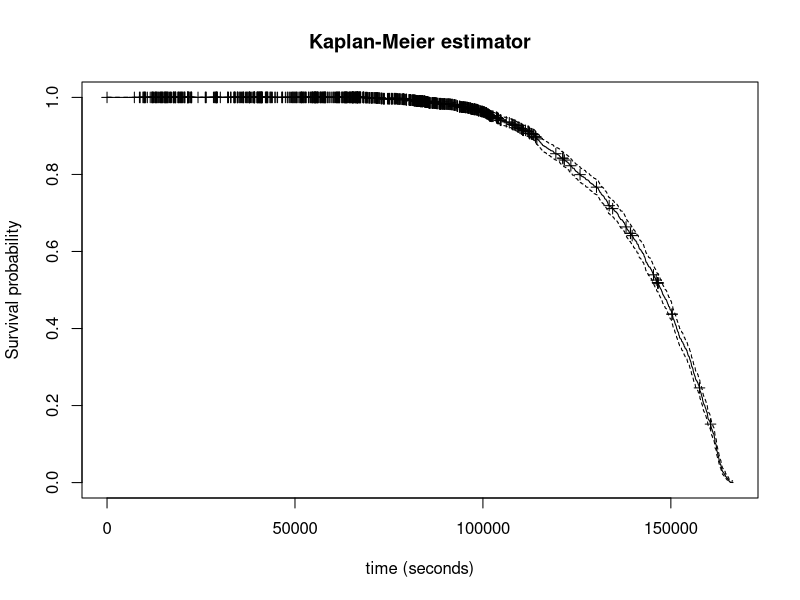
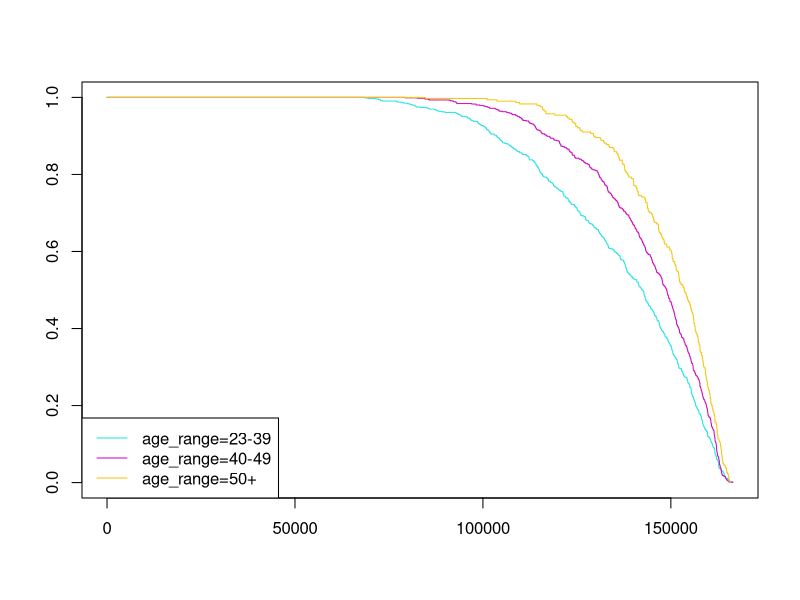
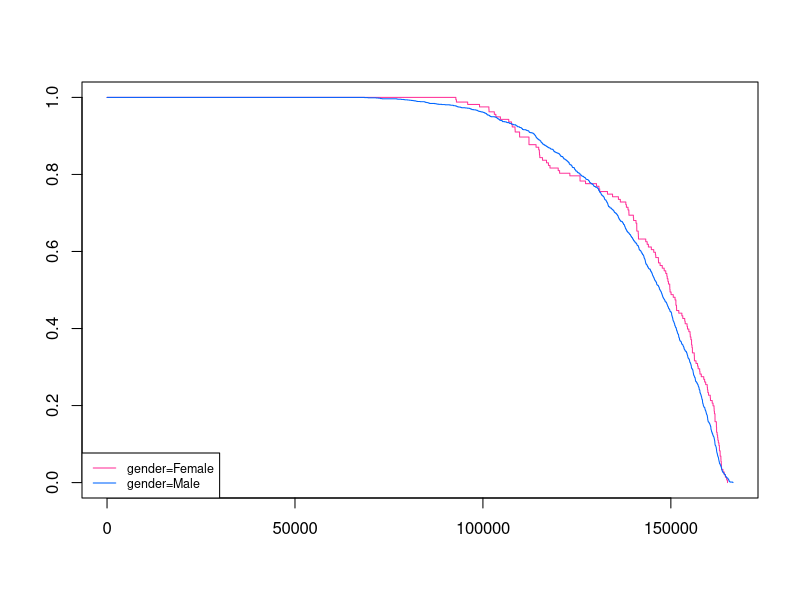
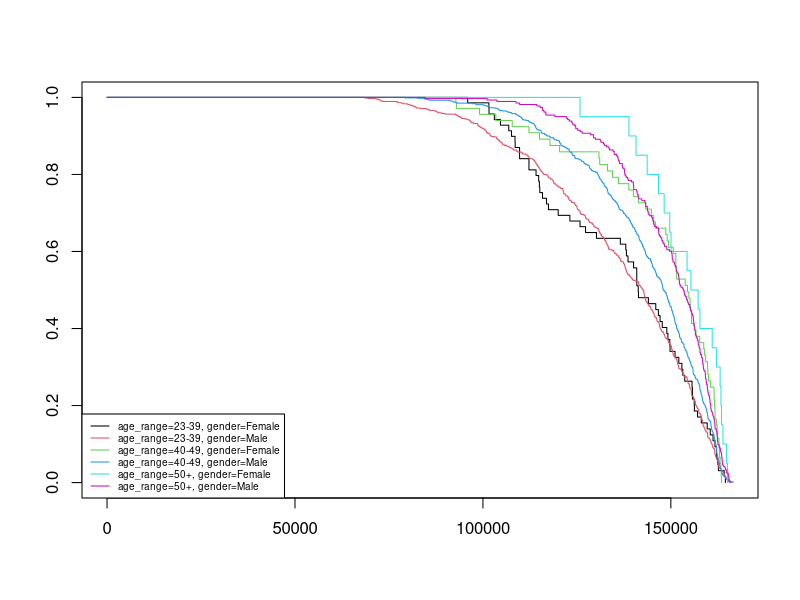

Write the R code that produced these figures, in order.
## ---- chunk 1
knitr::opts_chunk$set(echo = TRUE)
## ---- chunk 2
library(tidyverse)
library(dplyr)
library(survival)
library(lubridate)
## ---- chunk 3
setwd ('C:/Users/romai/Documents/DSTI/21-Survival Analysis/UTMB')
data_utmb17 <- read_csv("utmb_2017.csv", col_names = TRUE)
head(data_utmb17)
## ---- chunk 4
problems(data_utmb17)
## ---- chunk 5
colnames(data_utmb17)
## ---- chunk 6
str(data_utmb17)
## ---- chunk 7
data_utmb17 <- data_utmb17[,-1] 
## ---- chunk 8

data_utmb17 <-data_utmb17 |>
  mutate(gender = case_when(
    endsWith(category, " H") ~ "Male",
    endsWith(category, " F") ~ "Female"),
    age = substring(data_utmb17$category, first=1, last=2),
    status = case_when(time != 'NA' ~ 1, TRUE ~ 0),
    .after ="category")
## ---- chunk 9
data_utmb17$highesttime <- apply(data_utmb17[11:35], 1, function(x) max(x, na.rm = TRUE))
data_utmb17<-data_utmb17|>
  mutate(highesttime = replace_na(highesttime, '00:00:00'))
## ---- chunk 10
str(data_utmb17$highesttime)
## ---- chunk 11
data_utmb17$timetoevent<- lubridate::hms(data_utmb17$highesttime)
data_utmb17$timetoevent<- period_to_seconds(data_utmb17$timetoevent)
## ---- chunk 12
data_utmb17<- data_utmb17[,-11:-34]
colnames(data_utmb17)
## ---- chunk 13
data_utmb17<-  data_utmb17[,-c(2,3,4,8,9,10)]
## ---- chunk 14
age_range <- tibble('age' =
                      c("V1", "V2","V3", "V4", "SE"),
                    'age_range' = c("40-49", "50-59", "60-69", "70+", "23-39")
                    )
data_utmb17 <- data_utmb17 |> inner_join(age_range,by = "age")

#Move column "age_range" just after column "age"
data_utmb17 <- data_utmb17  %>% relocate("age_range", .after = "age")
## ---- chunk 15
table(data_utmb17$age_range)
## ---- chunk 16
data_utmb17 ["age_range"] [data_utmb17 ["age_range"] == "60-69"]<- "50+"
data_utmb17 ["age_range"] [data_utmb17 ["age_range"] == "70+"]<- "50+"
data_utmb17 ["age_range"] [data_utmb17 ["age_range"] == "50-59"] <- "50+"
## ---- chunk 17
table(data_utmb17$age_range)
## ---- chunk 18
table(data_utmb17$age_range, data_utmb17$gender)
## ---- chunk 19

fit.KM <- survfit(Surv(timetoevent, status) ~ 1, data = data_utmb17)
fit.KM


plot(fit.KM, mark.time = TRUE,
     main = "Kaplan-Meier estimator",
     ylab = "Survival probability",
     xlab = "time (seconds)")

## ---- chunk 20

fit.KMage <- survfit(Surv(timetoevent, status) ~ age_range, data = data_utmb17)
fit.KMage

plot(fit.KMage, col = 13:16)
legend("bottomleft", lty = 1, col = 13:16, legend = names(fit.KMage$strata))
## ---- chunk 21
diff.KMage <- survdiff(Surv(timetoevent, status) ~ age_range, data = data_utmb17)
diff.KMage

## ---- chunk 22
cox.age<- coxph(Surv(timetoevent, status) ~ age_range, data = data_utmb17)
summary(cox.age)
## ---- chunk 23
fit.KMgender <- survfit(Surv(timetoevent, status) ~ gender, data = data_utmb17)
fit.KMgender

plot(fit.KMgender, col = c("#FF3399", "#0066FF"),pch = 19)
legend("bottomleft", lty = 1, col = c("#FF3399", "#0066FF"), cex= 0.75, legend = names(fit.KMgender$strata))


## ---- chunk 24
diff.KMgender <- survdiff(Surv(timetoevent, status) ~ gender, data = data_utmb17)
diff.KMgender

## ---- chunk 25
diff.KMgender2 <- survdiff(Surv(timetoevent, status) ~ gender + strata(age_range), data = data_utmb17)
diff.KMgender2
## ---- chunk 26
cox.gender<- coxph(Surv(timetoevent, status) ~ gender + strata(age_range), data = data_utmb17)
summary(cox.gender)
## ---- chunk 27
fit.KMage_gender <- survfit(Surv(timetoevent, status) ~ age_range + gender, data = data_utmb17)
fit.KMage_gender

plot(fit.KMage_gender, col = 1:9)
legend("bottomleft",lty = 1, col = 1:9, legend = names(fit.KMage_gender$strata), cex= 0.6, box.lty=1)
## ---- chunk 28
diff.KMage_gender1 <- survdiff(Surv(timetoevent, status) ~ gender + age_range , data = data_utmb17)
diff.KMage_gender1
## ---- chunk 29

cox.age_gender<- coxph(Surv(timetoevent, status) ~ gender + age_range + age_range:gender, data = data_utmb17)
summary(cox.age_gender)
